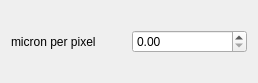
<?xml version="1.0" encoding="UTF-8"?>
<ui version="4.0">
 <class>FieldOfViewWindow</class>
 <widget class="QWidget" name="FieldOfViewWindow">
  <property name="geometry">
   <rect>
    <x>0</x>
    <y>0</y>
    <width>258</width>
    <height>83</height>
   </rect>
  </property>
  <property name="windowTitle">
   <string>Field of View</string>
  </property>
  <layout class="QVBoxLayout" name="verticalLayout">
   <item>
    <layout class="QHBoxLayout" name="horizontalLayout">
     <item>
      <widget class="QLabel" name="label">
       <property name="enabled">
        <bool>true</bool>
       </property>
       <property name="text">
        <string>micron per pixel</string>
       </property>
      </widget>
     </item>
     <item>
      <widget class="QDoubleSpinBox" name="doubleSpinBox"/>
     </item>
    </layout>
   </item>
  </layout>
 </widget>
 <resources/>
 <connections/>
</ui>
